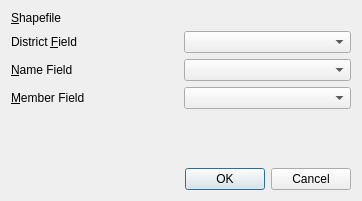
<?xml version="1.0" encoding="UTF-8"?>
<ui version="4.0">
 <class>dlgImportShapefile</class>
 <widget class="QDialog" name="dlgImportShapefile">
  <property name="geometry">
   <rect>
    <x>0</x>
    <y>0</y>
    <width>362</width>
    <height>201</height>
   </rect>
  </property>
  <property name="minimumSize">
   <size>
    <width>254</width>
    <height>133</height>
   </size>
  </property>
  <property name="windowTitle">
   <string>Import Shapefile</string>
  </property>
  <property name="toolTip">
   <string>Import assingments from a shapefile</string>
  </property>
  <layout class="QGridLayout" name="gridLayout">
   <item row="1" column="0">
    <widget class="QLabel" name="lblDistField">
     <property name="text">
      <string>District &amp;Field</string>
     </property>
     <property name="buddy">
      <cstring>cmbDistField</cstring>
     </property>
    </widget>
   </item>
   <item row="1" column="1">
    <widget class="QgsFieldComboBox" name="cmbDistField">
     <property name="toolTip">
      <string>Shapefile attribute containing the district number</string>
     </property>
    </widget>
   </item>
   <item row="0" column="0">
    <widget class="QLabel" name="lblShapefile">
     <property name="text">
      <string>&amp;Shapefile</string>
     </property>
     <property name="buddy">
      <cstring>fwShapefile</cstring>
     </property>
    </widget>
   </item>
   <item row="2" column="1">
    <widget class="QgsFieldComboBox" name="cmbNameField">
     <property name="toolTip">
      <string>Shapefile attribute containing the district name</string>
     </property>
     <property name="allowEmptyFieldName">
      <bool>true</bool>
     </property>
    </widget>
   </item>
   <item row="0" column="1">
    <widget class="QgsFileWidget" name="fwShapefile">
     <property name="dialogTitle">
      <string>Import Shapefile</string>
     </property>
     <property name="filter">
      <string>*.shp</string>
     </property>
    </widget>
   </item>
   <item row="2" column="0">
    <widget class="QLabel" name="lblNameField">
     <property name="text">
      <string>&amp;Name Field</string>
     </property>
     <property name="buddy">
      <cstring>cmbNameField</cstring>
     </property>
    </widget>
   </item>
   <item row="7" column="0" colspan="2">
    <spacer name="verticalSpacer">
     <property name="orientation">
      <enum>Qt::Vertical</enum>
     </property>
     <property name="sizeHint" stdset="0">
      <size>
       <width>20</width>
       <height>40</height>
      </size>
     </property>
    </spacer>
   </item>
   <item row="8" column="0" colspan="2">
    <widget class="QDialogButtonBox" name="buttonBox">
     <property name="enabled">
      <bool>true</bool>
     </property>
     <property name="orientation">
      <enum>Qt::Horizontal</enum>
     </property>
     <property name="standardButtons">
      <set>QDialogButtonBox::Cancel|QDialogButtonBox::Ok</set>
     </property>
    </widget>
   </item>
   <item row="3" column="0">
    <widget class="QLabel" name="lblMembersField">
     <property name="text">
      <string>&amp;Member Field</string>
     </property>
     <property name="buddy">
      <cstring>cmbMembersField</cstring>
     </property>
    </widget>
   </item>
   <item row="3" column="1">
    <widget class="QgsFieldComboBox" name="cmbMembersField">
     <property name="toolTip">
      <string>Shapefile attribute containing the number of members in the district</string>
     </property>
     <property name="allowEmptyFieldName">
      <bool>true</bool>
     </property>
    </widget>
   </item>
  </layout>
 </widget>
 <customwidgets>
  <customwidget>
   <class>QgsFieldComboBox</class>
   <extends>QComboBox</extends>
   <header>qgsfieldcombobox.h</header>
  </customwidget>
  <customwidget>
   <class>QgsFileWidget</class>
   <extends>QWidget</extends>
   <header>qgsfilewidget.h</header>
  </customwidget>
 </customwidgets>
 <resources/>
 <connections>
  <connection>
   <sender>buttonBox</sender>
   <signal>accepted()</signal>
   <receiver>dlgImportShapefile</receiver>
   <slot>accept()</slot>
   <hints>
    <hint type="sourcelabel">
     <x>248</x>
     <y>254</y>
    </hint>
    <hint type="destinationlabel">
     <x>157</x>
     <y>274</y>
    </hint>
   </hints>
  </connection>
  <connection>
   <sender>buttonBox</sender>
   <signal>rejected()</signal>
   <receiver>dlgImportShapefile</receiver>
   <slot>reject()</slot>
   <hints>
    <hint type="sourcelabel">
     <x>316</x>
     <y>260</y>
    </hint>
    <hint type="destinationlabel">
     <x>286</x>
     <y>274</y>
    </hint>
   </hints>
  </connection>
 </connections>
</ui>
